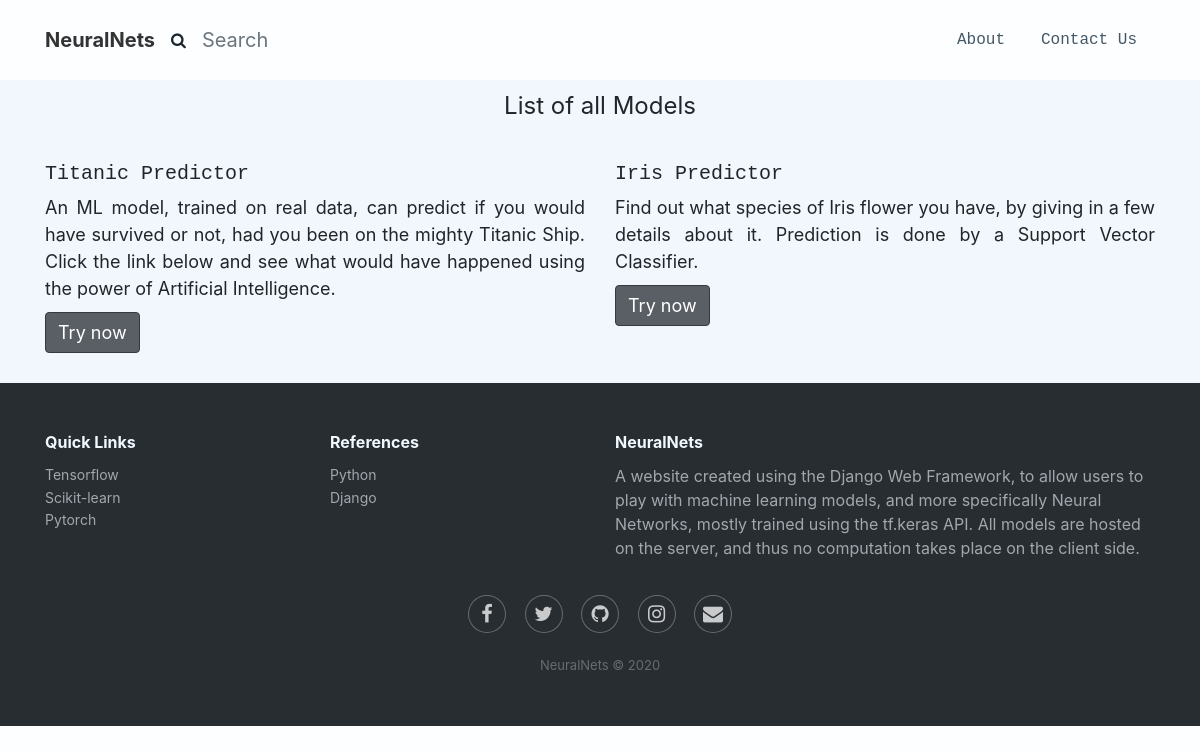
The app's page /models/ with its own data.
### Home/models.py (models this page shows, shortened)
class Service(models.Model):
    title = models.CharField(max_length=100)
    link = models.CharField(max_length=50)
    about = models.TextField()

### Home/views.py (the view)
# urls.py: path('models/', ListAllModelsView.as_view(), name='listmodels-view'),
class ListAllModelsView(ListView):
    model = Service
    template_name = 'Home/listmodels.html'
    context_object_name = 'services'
    ordering = ['-pk']

### Home/templates/Home/listmodels.html
{% extends 'Home/index.html' %}
{% block content %}
    <div style="background-color: #f1f7fc; padding-bottom: 30px;">
        <div class='container'>
            <legend class='pt-2' align='center'>List of all Models</legend>
            <div class="row projects">
                {% for service in services %}
                    <div class="col-sm-6 item" style="padding-top: 30px;">
                        <div class="row">
                            <div class="col">
                                <h3 class="text-monospace name" style="font-size: 20px;">{{ service.title }}</h3>
                                <p class="text-justify text-body description" style="margin-bottom: 10px;font-size: 18px;">{{ service.about }}</p>
                                <a class="btn btn-dark" role="button" href="{% url service.link %}" style="font-size: 18px;background-color: rgba(52,58,64,0.8);">Try now</a>
                            </div>
                        </div>
                    </div>
                {% endfor %}
            </div>
        </div>
    </div>
{% endblock content %}

### records on screen
Service: title "Titanic Predictor", about "An ML model, trained on real data, can predict if you would have survived or not, had you been on the mighty Titanic Ship. Click the link below and see what would have happened using the power of Artificial Intelligence."
Service: title "Iris Predictor", about "Find out what species of Iris flower you have, by giving in a few details about it. Prediction is done by a Support Vector Classifier."
